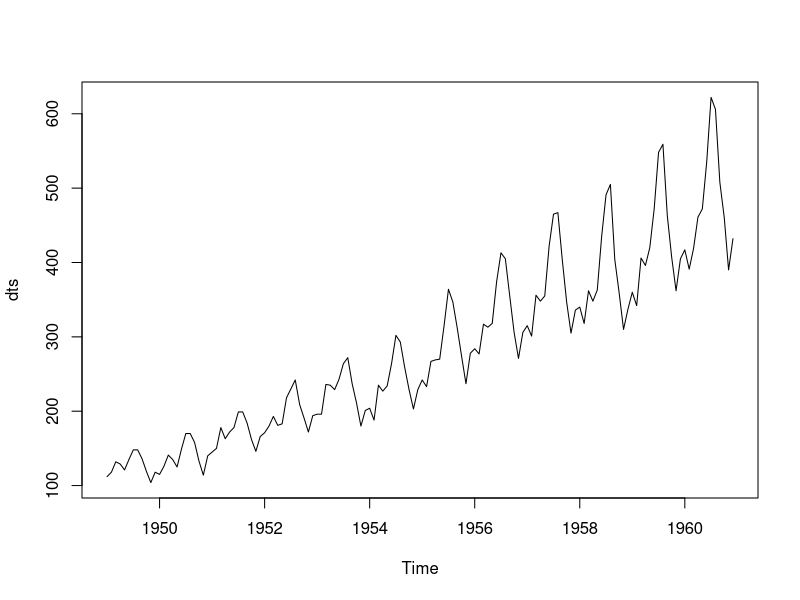
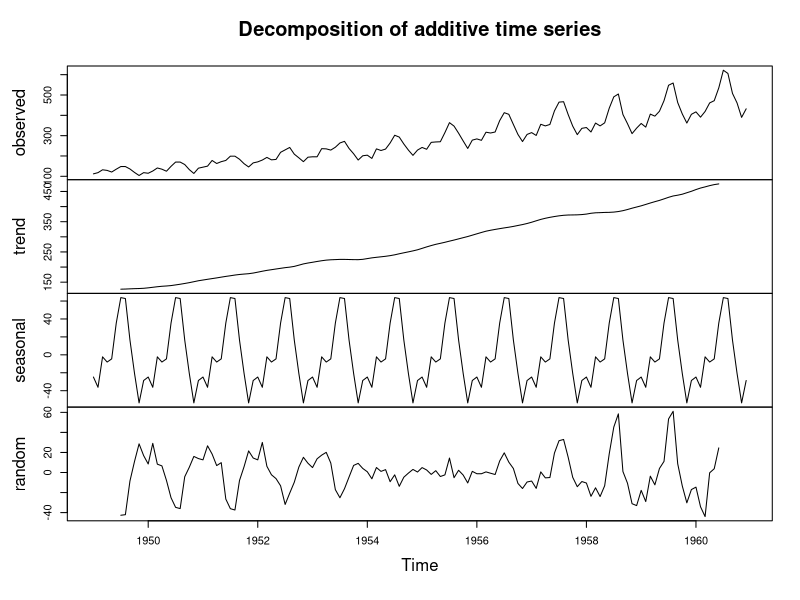
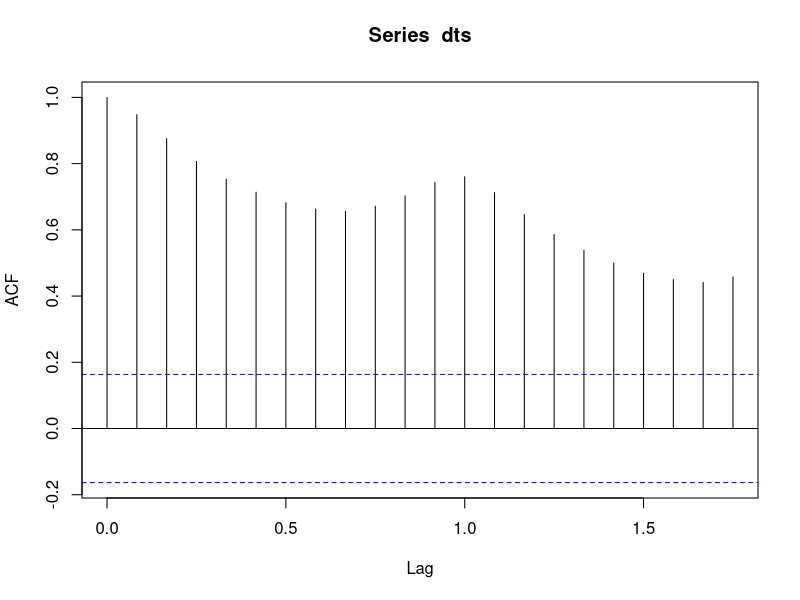
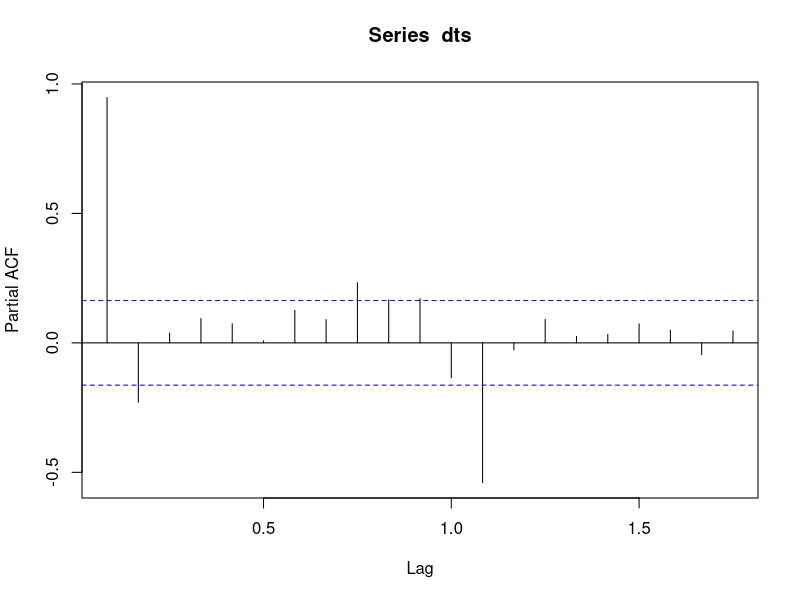
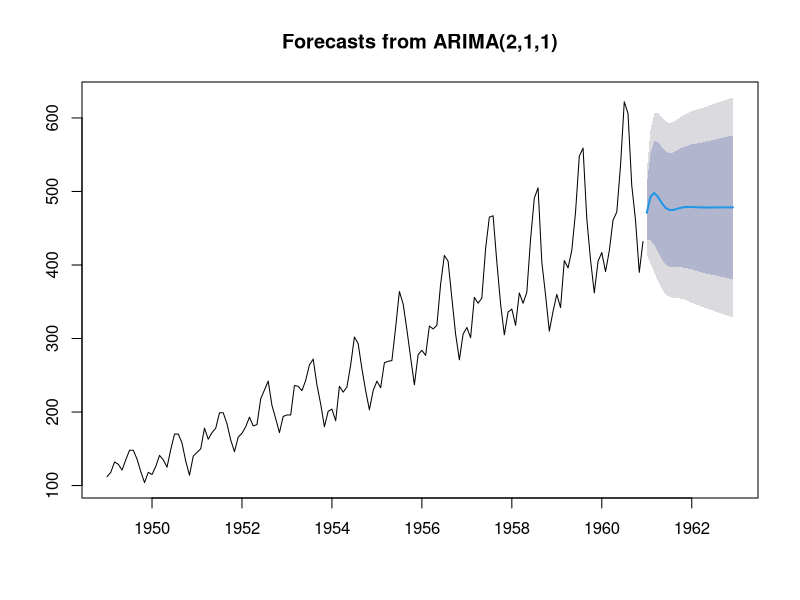
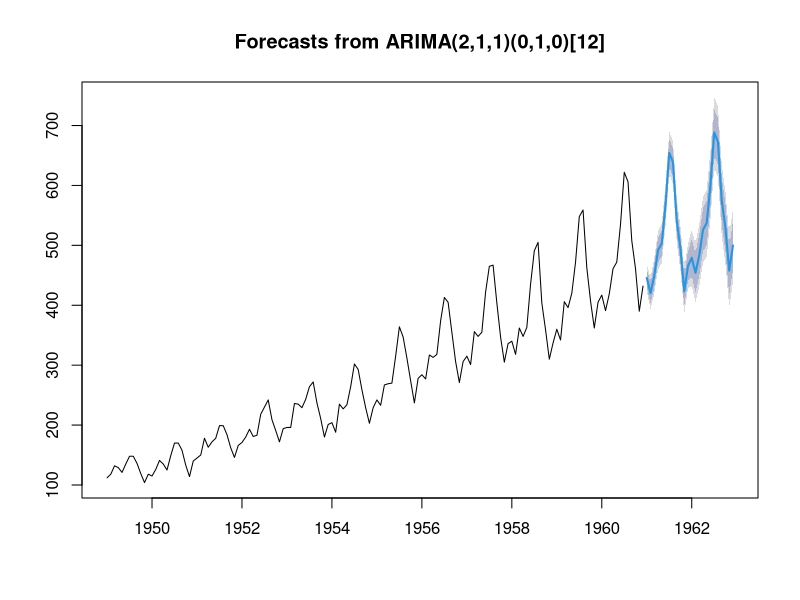

Recreate these plots in R, in order.
### create a time-series dataset based on the data

dts <- ts(AirPassengers, start=c(1949,1), end=c(1960,12), frequency=12)

## change the size of the graphs
options(repr.plot.width = 8, repr.plot.height = 8)
plot(dts)

stationary_dts <- decompose(dts)

plot(stationary_dts)

acf(dts)

pacf(dts)

dts_arima <- arima(dts, order=c(2,1,1))
dts_arima

BIC(dts_arima)

library(forecast)
dts_fit <- forecast(dts_arima)
dts_fit

plot(dts_fit)

dts_autoarima <- auto.arima(dts)
dts_autoarima

dts_autoforecast <- forecast(dts_autoarima)
dts_autoforecast

plot(dts_autoforecast)
